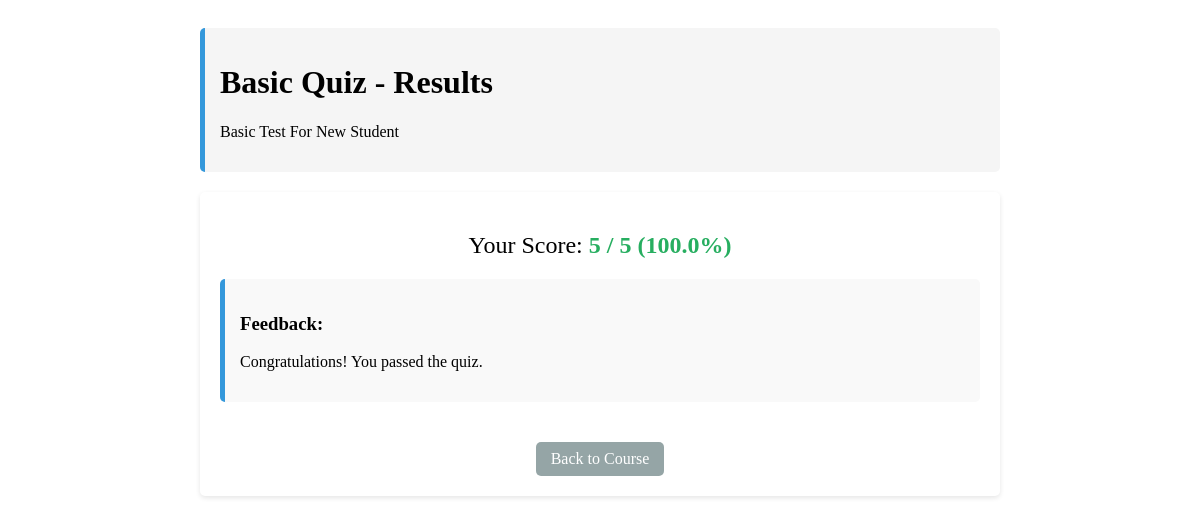
The page /student/quiz.php?id=popup&result=1 (signed in) on the database its author committed.
### tables this page shows
CREATE TABLE `quizzes` (
  `quizId` varchar(50) NOT NULL,
  `moduleId` varchar(50) NOT NULL,
  `title` varchar(100) NOT NULL,
  `total_questions` int(11) NOT NULL DEFAULT 0,
  `passing_score` int(11) NOT NULL DEFAULT 70,
  `duration_minutes` double DEFAULT 60,
  `created_at` timestamp NOT NULL DEFAULT current_timestamp(),
  `updated_at` timestamp NOT NULL DEFAULT current_timestamp() ON UPDATE current_timestamp(),
  `description` varchar(250) NOT NULL DEFAULT 'Test your ability.'
);

CREATE TABLE `grades` (
  `gradeId` varchar(50) NOT NULL,
  `studentId` varchar(50) NOT NULL,
  `moduleId` varchar(50) NOT NULL,
  `quizId` varchar(50) NOT NULL,
  `recordId` varchar(50) NOT NULL DEFAULT '0',
  `grades` double NOT NULL DEFAULT 0,
  `created_at` timestamp NOT NULL DEFAULT current_timestamp(),
  `updated_at` timestamp NOT NULL DEFAULT current_timestamp() ON UPDATE current_timestamp(),
  `feedback` varchar(250) DEFAULT 'Quiz not yet taken.'
);

### functions/module.php (called while the page is built, shortened)
<?php
function getQuizInfo($quizId) {
    require '../functions/db_connect.php';
    $stmt = $conn->prepare("SELECT * FROM quizzes WHERE quizId = ?");
    $stmt->bind_param("s", $quizId);
    $stmt->execute();
    $result = $stmt->get_result();
    if ($result->num_rows > 0) {
        return $result->fetch_assoc();
    }
    return [];
}

### student/functions.php (called while the page is built, shortened)
<?php
function getQuizResult($quizId, $studentId) {
    require '../functions/db_connect.php';
    $stmt = $conn->prepare("SELECT * FROM grades WHERE quizId = ? AND studentId = ? ORDER BY updated_at DESC LIMIT 1");
    $stmt->bind_param("ss", $quizId, $studentId);
    $stmt->execute();
    $result = $stmt->get_result();
    if ($result->num_rows > 0) {
        return $result->fetch_assoc();
    }
    return null;
}

### student/quiz.php (the view, shortened to what this page needs)
<?php
require_once 'functions.php';
require_once '../functions/module.php';
$quizId = $_GET['id'] ?? null;
$resultId = $_GET['result'] ?? null;
$studentId = $_SESSION['user_id'];
$quizInfo = getQuizInfo($quizId);
$moduleId = $quizInfo['moduleId'];
if ($resultId) {
    $quizResult = getQuizResult($quizId, $studentId);
    $showResults = true;
}
?>
<!DOCTYPE html>
<html lang="en">
<head>
    <link rel="stylesheet" href="quiz.css">
</head>
<body>
    <div class="container">
        <main class="content">
            <?php if ($showResults): ?>
                <div class="result-header">
                    <h1><?php echo htmlspecialchars($quizInfo['title']); ?> - Results</h1>
                    <p><?php echo htmlspecialchars($quizInfo['description'] ?? ''); ?></p>
                </div>
                <div class="result-content">
                    <?php if (!empty($quizResult)): ?>
                        <?php
                            $scorePercentage = ($quizResult['grades'] / $quizInfo['total_questions']) * 100;
                            $passed = $scorePercentage >= $quizInfo['passing_score'];
                        ?>
                        <div class="result-score">
                            Your Score: <span class="<?php echo $passed ? 'result-passed' : 'result-failed'; ?>">
                                <?php echo htmlspecialchars($quizResult['grades']); ?> / <?php echo htmlspecialchars($quizInfo['total_questions']); ?>
                                (<?php echo number_format($scorePercentage, 1); ?>%)
                            </span>
                        </div>
                        <div class="result-feedback">
                            <h3>Feedback:</h3>
                            <p><?php echo htmlspecialchars($quizResult['feedback']); ?></p>
                        </div>
                    <?php else: ?>
                        <p>No quiz results found. Please complete the quiz first.</p>
                    <?php endif; ?>
                    <div class="button-group">
                        <a href="details.php?id=<?php echo $moduleId; ?>" class="back-btn">Back to Course</a>
                    </div>
                </div>
            <?php endif; ?>
        </main>
    </div>
</body>
</html>

### student/quiz.css (style rules this page uses)
.container { max-width: 800px; margin: 0 auto; padding: 20px; }
.result-header { background-color: #f5f5f5; padding: 15px; margin-bottom: 20px; border-radius: 5px; border-left: 5px solid #3498db; }
.result-content { background-color: #fff; padding: 20px; border-radius: 5px; box-shadow: 0 2px 5px rgba(0,0,0,0.1); }
.result-score { font-size: 24px; text-align: center; margin: 20px 0; }
.result-passed { color: #27ae60; font-weight: bold; }
.result-feedback { background-color: #f9f9f9; padding: 15px; border-radius: 5px; margin: 20px 0; border-left: 5px solid #3498db; }
.back-btn { display: inline-block; margin-top: 20px; padding: 8px 15px; background-color: #95a5a6; color: white; text-decoration: none; border-radius: 5px; transition: background-color 0.2s; }
.button-group { margin-top: 20px; text-align: center; }

### rows shown on the page
quizzes: title "Basic Quiz", description "Basic Test For New Student", total_questions "5"
grades: grades "5", grades.total_questions "100.0", feedback "Congratulations! You passed the quiz."
